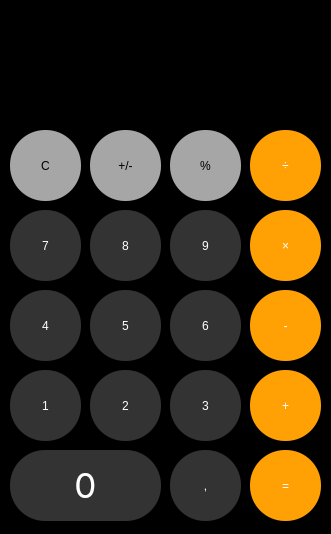
<?xml version="1.0" encoding="UTF-8"?>
<ui version="4.0">
 <class>iphone_calculator</class>
 <widget class="QFrame" name="iphone_calculator">
  <property name="geometry">
   <rect>
    <x>0</x>
    <y>0</y>
    <width>331</width>
    <height>534</height>
   </rect>
  </property>
  <property name="minimumSize">
   <size>
    <width>331</width>
    <height>534</height>
   </size>
  </property>
  <property name="maximumSize">
   <size>
    <width>331</width>
    <height>534</height>
   </size>
  </property>
  <property name="windowTitle">
   <string>iPhone Calculator</string>
  </property>
  <property name="styleSheet">
   <string notr="true">QFrame{
	background-color:rgb(0, 0, 0)
}

QPushButton{
	background-color:rgb(51, 51, 51);
	border:none;
	border-radius:35px;
	geometry:71 x 71;
	color:rgb(255, 255, 255);
	font: 26pt &quot;SF Pro Text&quot;;
}

QPushButton:pressed{
	background-color:rgb(115, 115, 115)
}</string>
  </property>
  <widget class="QPushButton" name="butClear">
   <property name="geometry">
    <rect>
     <x>10</x>
     <y>130</y>
     <width>71</width>
     <height>71</height>
    </rect>
   </property>
   <property name="styleSheet">
    <string notr="true">QPushButton{
	background-color:rgb(167, 166, 167);
	color:rgb(0, 0, 0);
	font: 500 20pt &quot;SF Pro Text&quot;;
}
QPushButton:pressed{background-color:rgb(216, 216, 216)}</string>
   </property>
   <property name="text">
    <string>C</string>
   </property>
  </widget>
  <widget class="QPushButton" name="butPM">
   <property name="geometry">
    <rect>
     <x>90</x>
     <y>130</y>
     <width>71</width>
     <height>71</height>
    </rect>
   </property>
   <property name="styleSheet">
    <string notr="true">QPushButton{
	background-color:rgb(167, 166, 167);
	color:rgb(0, 0, 0);
	font: 500 16pt &quot;SF Pro Text&quot;;
}
QPushButton:pressed{background-color:rgb(216, 216, 216)}</string>
   </property>
   <property name="text">
    <string>+/-</string>
   </property>
  </widget>
  <widget class="QPushButton" name="butPro">
   <property name="geometry">
    <rect>
     <x>170</x>
     <y>130</y>
     <width>71</width>
     <height>71</height>
    </rect>
   </property>
   <property name="styleSheet">
    <string notr="true">QPushButton{
	background-color:rgb(167, 166, 167);
	color:rgb(0, 0, 0);
	font: 500 20pt &quot;SF Pro Text&quot;;
}
QPushButton:pressed{background-color:rgb(216, 216, 216)}</string>
   </property>
   <property name="text">
    <string>%</string>
   </property>
  </widget>
  <widget class="QPushButton" name="butDiv">
   <property name="geometry">
    <rect>
     <x>250</x>
     <y>130</y>
     <width>71</width>
     <height>71</height>
    </rect>
   </property>
   <property name="styleSheet">
    <string notr="true">QPushButton{
	Background-color:rgb(255, 161, 4);
}
QPushButton:pressed{
	background-color:rgb(251, 199, 141)
}</string>
   </property>
   <property name="text">
    <string>÷</string>
   </property>
  </widget>
  <widget class="QPushButton" name="butMulti">
   <property name="geometry">
    <rect>
     <x>250</x>
     <y>210</y>
     <width>71</width>
     <height>71</height>
    </rect>
   </property>
   <property name="styleSheet">
    <string notr="true">QPushButton{
	Background-color:rgb(255, 161, 4);
}
QPushButton:pressed{
	background-color:rgb(251, 199, 141)
}</string>
   </property>
   <property name="text">
    <string>×</string>
   </property>
  </widget>
  <widget class="QPushButton" name="butMin">
   <property name="geometry">
    <rect>
     <x>250</x>
     <y>290</y>
     <width>71</width>
     <height>71</height>
    </rect>
   </property>
   <property name="styleSheet">
    <string notr="true">QPushButton{
	Background-color:rgb(255, 161, 4);
}
QPushButton:pressed{
	background-color:rgb(251, 199, 141)
}</string>
   </property>
   <property name="text">
    <string>-</string>
   </property>
  </widget>
  <widget class="QPushButton" name="butAdd">
   <property name="geometry">
    <rect>
     <x>250</x>
     <y>370</y>
     <width>71</width>
     <height>71</height>
    </rect>
   </property>
   <property name="styleSheet">
    <string notr="true">QPushButton{
	Background-color:rgb(255, 161, 4);
}
QPushButton:pressed{
	background-color:rgb(251, 199, 141)
}</string>
   </property>
   <property name="text">
    <string>+</string>
   </property>
  </widget>
  <widget class="QPushButton" name="butEqu">
   <property name="geometry">
    <rect>
     <x>250</x>
     <y>450</y>
     <width>71</width>
     <height>71</height>
    </rect>
   </property>
   <property name="styleSheet">
    <string notr="true">QPushButton{
	Background-color:rgb(255, 161, 4);
}
QPushButton:pressed{
	background-color:rgb(251, 199, 141)
}</string>
   </property>
   <property name="text">
    <string>=</string>
   </property>
  </widget>
  <widget class="QPushButton" name="but7">
   <property name="geometry">
    <rect>
     <x>10</x>
     <y>210</y>
     <width>71</width>
     <height>71</height>
    </rect>
   </property>
   <property name="text">
    <string>7</string>
   </property>
  </widget>
  <widget class="QPushButton" name="but8">
   <property name="geometry">
    <rect>
     <x>90</x>
     <y>210</y>
     <width>71</width>
     <height>71</height>
    </rect>
   </property>
   <property name="text">
    <string>8</string>
   </property>
  </widget>
  <widget class="QPushButton" name="but9">
   <property name="geometry">
    <rect>
     <x>170</x>
     <y>210</y>
     <width>71</width>
     <height>71</height>
    </rect>
   </property>
   <property name="text">
    <string>9</string>
   </property>
  </widget>
  <widget class="QPushButton" name="but4">
   <property name="geometry">
    <rect>
     <x>10</x>
     <y>290</y>
     <width>71</width>
     <height>71</height>
    </rect>
   </property>
   <property name="text">
    <string>4</string>
   </property>
  </widget>
  <widget class="QPushButton" name="but5">
   <property name="geometry">
    <rect>
     <x>90</x>
     <y>290</y>
     <width>71</width>
     <height>71</height>
    </rect>
   </property>
   <property name="text">
    <string>5</string>
   </property>
  </widget>
  <widget class="QPushButton" name="but6">
   <property name="geometry">
    <rect>
     <x>170</x>
     <y>290</y>
     <width>71</width>
     <height>71</height>
    </rect>
   </property>
   <property name="text">
    <string>6</string>
   </property>
  </widget>
  <widget class="QPushButton" name="but1">
   <property name="geometry">
    <rect>
     <x>10</x>
     <y>370</y>
     <width>71</width>
     <height>71</height>
    </rect>
   </property>
   <property name="text">
    <string>1</string>
   </property>
  </widget>
  <widget class="QPushButton" name="but2">
   <property name="geometry">
    <rect>
     <x>90</x>
     <y>370</y>
     <width>71</width>
     <height>71</height>
    </rect>
   </property>
   <property name="text">
    <string>2</string>
   </property>
  </widget>
  <widget class="QPushButton" name="but3">
   <property name="geometry">
    <rect>
     <x>170</x>
     <y>370</y>
     <width>71</width>
     <height>71</height>
    </rect>
   </property>
   <property name="text">
    <string>3</string>
   </property>
  </widget>
  <widget class="QPushButton" name="but0">
   <property name="geometry">
    <rect>
     <x>10</x>
     <y>450</y>
     <width>151</width>
     <height>71</height>
    </rect>
   </property>
   <property name="font">
    <font>
     <family>SF Pro Text</family>
     <pointsize>26</pointsize>
     <italic>false</italic>
     <bold>false</bold>
     <stylestrategy>PreferDefault</stylestrategy>
    </font>
   </property>
   <property name="text">
    <string>0</string>
   </property>
  </widget>
  <widget class="QPushButton" name="butZap">
   <property name="geometry">
    <rect>
     <x>170</x>
     <y>450</y>
     <width>71</width>
     <height>71</height>
    </rect>
   </property>
   <property name="text">
    <string>,</string>
   </property>
  </widget>
  <widget class="QLabel" name="label">
   <property name="geometry">
    <rect>
     <x>20</x>
     <y>30</y>
     <width>291</width>
     <height>91</height>
    </rect>
   </property>
   <property name="layoutDirection">
    <enum>Qt::RightToLeft</enum>
   </property>
   <property name="styleSheet">
    <string notr="true">font: 38pt &quot;SF Pro Text&quot;;
color:rgb(255, 255, 255);</string>
   </property>
   <property name="text">
    <string/>
   </property>
   <property name="textFormat">
    <enum>Qt::PlainText</enum>
   </property>
   <property name="alignment">
    <set>Qt::AlignRight|Qt::AlignTrailing|Qt::AlignVCenter</set>
   </property>
   <property name="wordWrap">
    <bool>false</bool>
   </property>
  </widget>
 </widget>
 <resources/>
 <connections/>
</ui>
